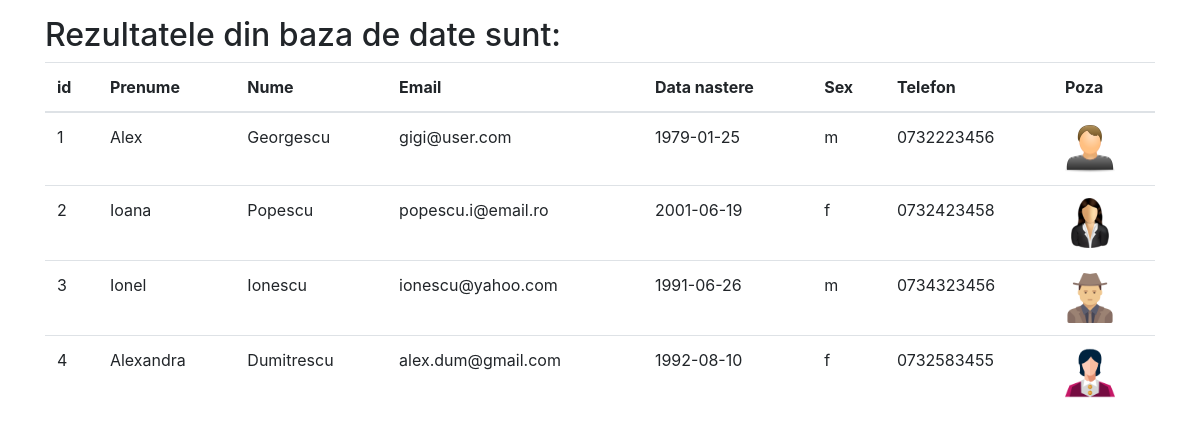
/curs8/rezultate.php, run on the app's committed database.
### tables this page shows
CREATE TABLE `utilizatori` (
  `id` int(10) unsigned NOT NULL AUTO_INCREMENT,
  `nume` varchar(50) NOT NULL,
  `prenume` varchar(50) NOT NULL,
  `email` varchar(100) NOT NULL,
  `parola` varchar(250) NOT NULL,
  `datanastere` date NOT NULL,
  `sex` enum('m','f','n','') NOT NULL DEFAULT 'n',
  `telefon` char(10) NOT NULL,
  `poza` varchar(50) NOT NULL,
  `data_adaugare` datetime NOT NULL DEFAULT current_timestamp(),
  PRIMARY KEY (`id`),
  UNIQUE KEY `email` (`email`)
);

### curs8/rezultate.php (the view, shortened to what this page needs)
<!DOCTYPE html>
<html lang="en">
    <head>
        <link href="//maxcdn.bootstrapcdn.com/bootstrap/4.0.0/css/bootstrap.min.css" rel="stylesheet" id="bootstrap-css">
    </head>
    <body>
<?php
include_once("connect.php");
$sql = "SELECT id, prenume, nume , email, datanastere, sex, telefon,poza, data_adaugare FROM utilizatori";
$result = mysqli_query($con, $sql);
if (mysqli_num_rows($result) > 0) :?>
        <div class="container py-3">
            <h2>Rezultatele din baza de date sunt:</h2>
            <table class="table table-hover">
                <thead>
                    <tr>
                        <th>id</th>
                        <th>Prenume</th>
                        <th>Nume</th>
                        <th>Email</th>
                        <th>Data nastere</th>
                        <th>Sex</th>
                        <th>Telefon</th>
                        <th>Poza</th>
                    </tr>
                </thead>
                <tbody>
<?php while($row = mysqli_fetch_assoc($result)):?>
                    <tr>
                        <td><?php echo htmlentities($row["id"]);?></td>
                        <td><?php echo htmlentities($row["prenume"]);?></td>
                        <td><?php echo htmlentities($row["nume"]);?></td>
                        <td><?php echo htmlentities($row["email"]);?></td>
                        <td><?php echo htmlentities($row["datanastere"]);?></td>
                        <td><?php echo htmlentities($row["sex"]);?></td>
                        <td><?php echo htmlentities($row["telefon"]);?></td>
                        <td>
                            <img style="max-width:50px;" src="uploads/<?php echo $row["poza"];?>" alt="poza">
                            </td>
                    </tr>
<?php endwhile;?>
                </tbody>
            </table>
<?php else:?>
    echo "0 rezultate";
<?php endif;?>
        </div>
    </body>
</html>

### data on the page
utilizatori: id "1", prenume "Alex", nume "Georgescu", email "gigi@user.com", datanastere "1979-01-25", sex "m", telefon "0732223456", poza (placeholder picture)
utilizatori: id "2", prenume "Ioana", nume "Popescu", email "popescu.i@email.ro", datanastere "2001-06-19", sex "f", telefon "0732423458", poza (picture)
utilizatori: id "3", prenume "Ionel", nume "Ionescu", email "ionescu@yahoo.com", datanastere "1991-06-26", sex "m", telefon "0734323456", poza (picture)
utilizatori: id "4", prenume "Alexandra", nume "Dumitrescu", email "alex.dum@gmail.com", datanastere "1992-08-10", sex "f", telefon "0732583455", poza (picture)
